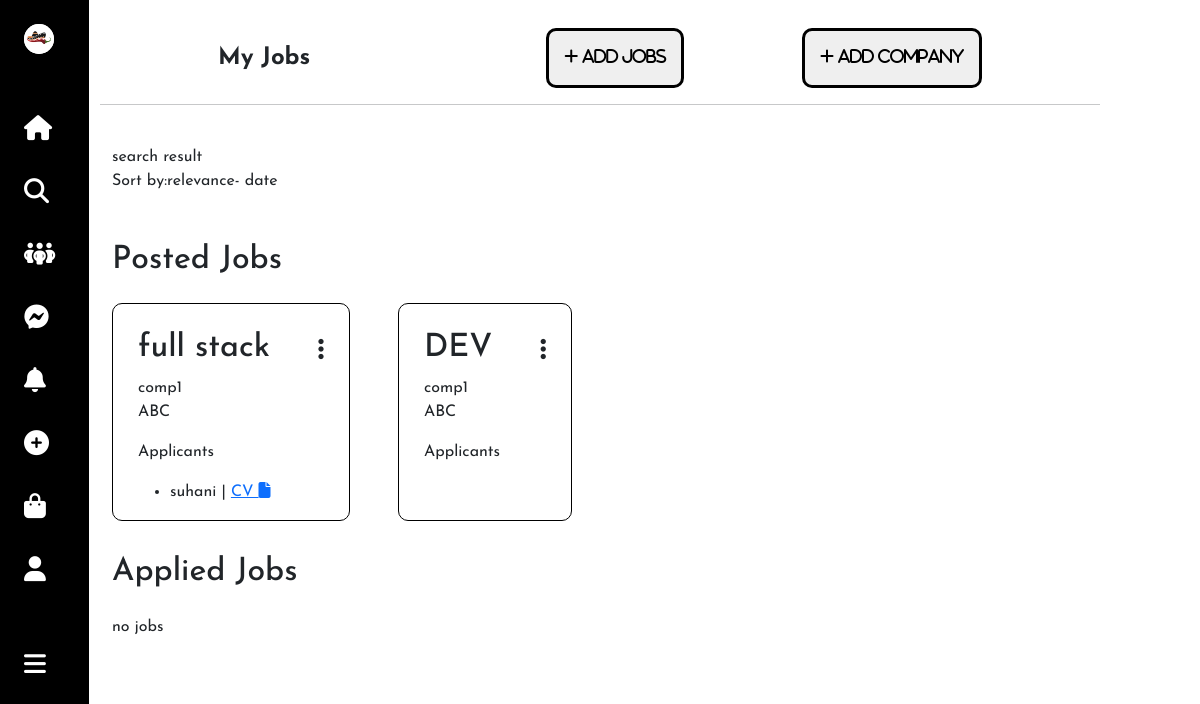
The app's page /myjobs/ (signed in) with its own data.
### app1/models.py (models this page shows)
class job(models.Model):
    jobchoice = (
        ("internship", "internship"),
        ("fulltime", "fulltime"),
        ("fresher", "fresher"),
        )
    company=models.ForeignKey(company,on_delete=models.CASCADE)
    salary=models.IntegerField()
    skillsrequired=models.CharField(max_length=100)
    jobrequired=models.CharField(max_length=100)
    educationrequired=models.CharField( max_length=100)
    jobtype=models.CharField( max_length=100,choices=jobchoice)
    shift=models.CharField( max_length=100)
    weeksdays=models.CharField( max_length=100)
    description=models.TextField(max_length=100)
    rolesandresponsibility=models.TextField( max_length=100)
    created_at=models.DateTimeField(default=datetime.datetime.now)

class company(models.Model):
    companyname=models.CharField(max_length=100)
    address=models.CharField( max_length=100)
    city=models.CharField( max_length=100)
    pincode=models.IntegerField()
    mobileno=models.IntegerField()
    user=models.ForeignKey(User,on_delete=models.CASCADE)
    companylogo=models.ImageField(upload_to='static/images')
    created_at=models.DateTimeField(default=datetime.datetime.now)

class appliedJob(models.Model):
    job=models.ForeignKey(job,on_delete=models.CASCADE)
    applicant=models.ForeignKey(User,on_delete=models.CASCADE)
    applied_at=models.DateTimeField(auto_now=True)
    cv=models.FileField(upload_to='static/cv')

### app1/views.py (the view)
# urls.py: path('myjobs/',views.myjobs,name='myjobs'),
def myjobs(request):
    jobdata=job.objects.all().order_by('-created_at')
    data=[]
    for j in jobdata:
        if j.company.user==request.user:
            aplicants=appliedJob.objects.filter(job=j)
            data.append({
                'job':j,
                'aplicants':aplicants
            })
    applieddata=appliedJob.objects.filter(applicant=request.user)
    return render(request,'myjobs.html',{'data':data,'applieddata':applieddata})

### templates/myjobs.html (shortened to what this page needs)
{% extends 'IconSideNav.html' %}
        {% load static %}
        {% block start %}
    <div class="col-10 mx-auto">
 <navbar class="container">
    <div class=" d-flex justify-content-evenly align-items-center mt-1">
        <b class="fs-4">My Jobs</b>
        <button type="submit" style="border: 3px solid black;"><a href="/Addjob/" style="color: black;"><i class="fa-solid fa-plus"> add jobs</i></a></button>
        <button type="submit" style="border: 3px solid black;"><a href="/Addcompany/" style="color: black;"><i class="fa-solid fa-plus"> add company</i></a></button>
    </div>
    <hr>
</navbar>
        <div class="hero_section container">
            <span>search result</span>
            <p>Sort by:relevance- date</p>
            <div class="row gx-5">
                <h2 class="py-3 mt-3">Posted Jobs</h2>
                <div class="d-flex w-100 gap-5 " id="ww">
                  {% if data %}
                  {% for j in data %}
                  <div class="job_cards jc" data-bs-toggle="modal" data-bs-target="#exampleModal{{j.id}}">
                      <div>
                          <div class="job_profile d-flex gap-5 align-items-start">
                              <h2>{{j.job.jobrequired}}</h2>
                              <i class="fa-solid fa-ellipsis-vertical pt-2 fs-4"></i>
                          </div>
                          <p>{{j.job.company.companyname}} <br>
                              {{j.job.company.address}}</p>
                          <p>Applicants</p>
                          <ul>
                              {% for a in j.aplicants %}
                              <li>{{a.applicant}} | <a href="{{a.cv.url}}" download> CV <i class="fa fa-file"> </i></a>  </li>
                              {% endfor %}
                          </ul>
                      </div>
                  </div>
                  {% endfor %}
                  {% else %}
                  no jobs
                  {% endif %}
                </div>
                <h2 class="py-3 mt-3">Applied Jobs</h2>
                <div class="d-flex w-100 gap-5 " id="ww">
                    {% if applieddata %}
                    {% for j in applieddata %}
                    <div class="job_cards jc" data-bs-toggle="modal" data-bs-target="#exampleModal{{j.id}}">
                        <div>
                            <div class="job_profile d-flex gap-5 align-items-start">
                                <h2>{{j.job.jobrequired}}</h2>
                                <i class="fa-solid fa-ellipsis-vertical pt-2 fs-4"></i>
                            </div>
                            <p>{{j.job.company.companyname}} <br>
                                {{j.job.company.address}}</p>
                        </div>
                        {% comment %} <p>visited _ minute ago</p> {% endcomment %}
                    </div>
                    {% endfor %}
                    {% else %}
                    no jobs
                    {% endif %}
                </div>
            </div>
        </div>
    </div>
{% endblock %}

### static/css/IcnSideNav.css (style rules this page uses)
.fa { padding-right: 10px; }

### static/css/job_portal.css (style rules this page uses)
* { font-family: "Josefin Sans", sans-serif; font-optical-sizing: auto; font-weight: 400; font-style: normal; }
body { background-color: yellow; }
button { border-radius: 25px; padding:5px 10px; }
a { text-decoration: none; }
button[type=submit] { border-radius: 10px; padding: 15px 15px; }
.job_cards { border: 1px solid black; border-radius: 10px; padding:25px 25px 0px 25px; }
#ww { width: 450px; }

### records on screen
job: job.jobrequired "full stack", job.company.companyname "comp1", job.company.address "ABC"
appliedJob: applicant "suhani"
job: job.jobrequired "DEV", job.company.companyname "comp1", job.company.address "ABC"
